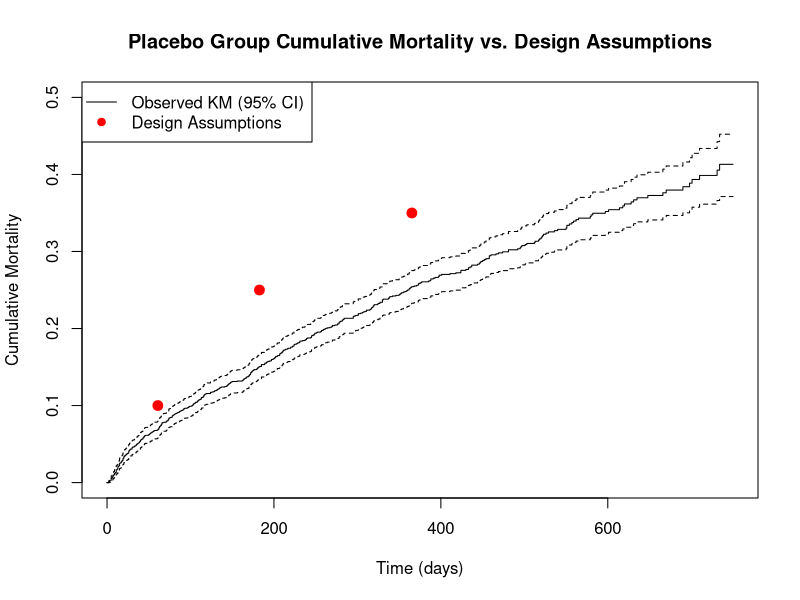

The R source for this figure:
## ---- chunk 1
alpha <- 0.0402
beta <- 0.10
hr <- 0.815

z_alpha <- qnorm(1 - alpha / 2)
z_beta <- qnorm(1 - beta)

D <- 4 * (z_alpha + z_beta)^2 / (log(hr))^2
ceiling(D)
## ---- chunk 2
lambda1 <- -log(0.90) / 2
lambda2 <- -log(0.75 / 0.90) / 4
lambda3 <- -log(0.65 / 0.75) / 6
lambda4 <- -log(1 - 0.305) / 12

S0 <- function(t) {
  ifelse(t <= 2, exp(-lambda1 * t),
  ifelse(t <= 6, 0.90 * exp(-lambda2 * (t - 2)),
  ifelse(t <= 12, 0.75 * exp(-lambda3 * (t - 6)),
         0.65 * exp(-lambda4 * (t - 12)))))
}

S1 <- function(t) {
  S0(t)^hr
}

p_death0 <- integrate(function(t) 1 - S0(t), lower = 2, upper = 20)$value / 18
p_death1 <- integrate(function(t) 1 - S1(t), lower = 2, upper = 20)$value / 18

p_bar <- (p_death0 + p_death1) / 2
N <- D / p_bar
ceiling(N)
## ---- chunk 3
library(survival)

everest <- read.csv("everest.csv")
placebo <- subset(everest, trt == 0)

km_pbo <- survfit(Surv(time, status) ~ 1, data = placebo)

plot(km_pbo, fun = "event", xlab = "Time (days)", ylab = "Cumulative Mortality",
     main = "Placebo Group Cumulative Mortality vs. Design Assumptions",
     xlim = c(0, 750), ylim = c(0, 0.5))

assumed_days <- c(2, 6, 12) * 30.4375
assumed_mort <- c(0.10, 0.25, 0.35)
points(assumed_days, assumed_mort, col = "red", pch = 19, cex = 1.3)
legend("topleft", legend = c("Observed KM (95% CI)", "Design Assumptions"),
       col = c("black", "red"), lty = c(1, NA), pch = c(NA, 19))

summary(km_pbo, times = assumed_days)
## ---- chunk 4
lr_test <- survdiff(Surv(time, status) ~ trt, data = everest)
lr_test

U_obs <- lr_test$obs[2] - lr_test$exp[2]
V_fisher <- lr_test$var[2, 2]
p_lr <- 1 - pchisq(lr_test$chisq, df = 1)

c(U_obs = U_obs, V_fisher = V_fisher, p_value = p_lr)
## ---- chunk 5
ord <- order(everest$time, -everest$status)
time_ord <- everest$time[ord]
status_ord <- everest$status[ord]
trt_ord <- everest$trt[ord]

N <- length(time_ord)
n1 <- sum(trt_ord == 1)
n0 <- sum(trt_ord == 0)

unique_event_times <- sort(unique(time_ord[status_ord == 1]))
d_j <- sapply(unique_event_times, function(t) sum(time_ord == t & status_ord == 1))
Y_j <- sapply(unique_event_times, function(t) sum(time_ord >= t))
haz_j <- d_j / Y_j

cum_haz <- sapply(time_ord, function(t) sum(haz_j[unique_event_times <= t]))
c_scores <- status_ord - cum_haz

U_check <- sum(trt_ord * c_scores)
U_check
## ---- chunk 6
mean_U_rar <- 0
var_U_rar <- (n1 * n0) / (N * (N - 1)) * sum(c_scores^2)

z_rar <- U_obs / sqrt(var_U_rar)
p_rar_asymp <- 2 * (1 - pnorm(abs(z_rar)))

c(mean_U = mean_U_rar, var_U_rar = var_U_rar, z_stat = z_rar, p_value = p_rar_asymp)
## ---- chunk 7
set.seed(641)
B <- 20000

U_sim_rar <- replicate(B, {
  idx1 <- sample.int(N, size = n1, replace = FALSE)
  sum(c_scores[idx1])
})

p_sim_rar <- (sum(abs(U_sim_rar) >= abs(U_obs)) + 1) / (B + 1)
var_sim_rar <- var(U_sim_rar)

c(p_sim_rar = p_sim_rar, p_lr = p_lr,
  var_sim_rar = var_sim_rar, var_exact_rar = var_U_rar, V_fisher = V_fisher)
## ---- chunk 8
set.seed(641)

U_sim_cr <- replicate(B, {
  z_cr <- rbinom(N, size = 1, prob = 0.5)
  sum(z_cr * c_scores)
})

p_sim_cr <- (sum(abs(U_sim_cr) >= abs(U_obs)) + 1) / (B + 1)
var_sim_cr <- var(U_sim_cr)
var_exact_cr <- 0.25 * sum(c_scores^2)

c(p_sim_cr = p_sim_cr, var_sim_cr = var_sim_cr, var_exact_cr = var_exact_cr, V_fisher = V_fisher)
## ---- chunk 9
S0_6_assumed <- 1 - 0.25
HR_margin <- 1.25

S1_6_assumed <- S0_6_assumed^HR_margin
F1_6_assumed <- 1 - S1_6_assumed
diff_assumed <- F1_6_assumed - 0.25
diff_assumed
## ---- chunk 10
t_6m <- 6 * 30.4375
km_all <- survfit(Surv(time, status) ~ trt, data = everest)
sum_6m <- summary(km_all, times = t_6m)

S0_6_obs <- sum_6m$surv[1]
F0_6_obs <- 1 - S0_6_obs

F1_6_implied <- 1 - S0_6_obs^HR_margin
diff_implied <- F1_6_implied - F0_6_obs

c(F0_6_obs = F0_6_obs, diff_implied = diff_implied)
## ---- chunk 11
S1_6_obs <- sum_6m$surv[2]
F1_6_obs <- 1 - S1_6_obs

se_S0 <- sum_6m$std.err[1]
se_S1 <- sum_6m$std.err[2]

diff_est <- F1_6_obs - F0_6_obs
se_diff <- sqrt(se_S0^2 + se_S1^2)

ci_diff <- diff_est + c(-1, 1) * z_alpha * se_diff
ni_met_diff <- ci_diff[2] < 0.052

z_ni_diff <- (diff_est - 0.052) / se_diff
p_ni_diff <- pnorm(z_ni_diff)

list(diff_est = diff_est, CI_95.98 = ci_diff,
     non_inferiority_met = ni_met_diff, p_value_NI = p_ni_diff)
## ---- chunk 12
cox_fit <- coxph(Surv(time, status) ~ trt, data = everest)
beta_hat <- coef(cox_fit)
se_beta <- sqrt(vcov(cox_fit)[1, 1])

hr_est <- exp(beta_hat)
ci_hr <- exp(beta_hat + c(-1, 1) * z_alpha * se_beta)
ni_met_hr <- ci_hr[2] < 1.25

z_ni_hr <- (beta_hat - log(1.25)) / se_beta
p_ni_hr <- pnorm(z_ni_hr)

list(hr_est = hr_est, CI_95.98 = ci_hr,
     non_inferiority_met = ni_met_hr, p_value_NI = p_ni_hr)
